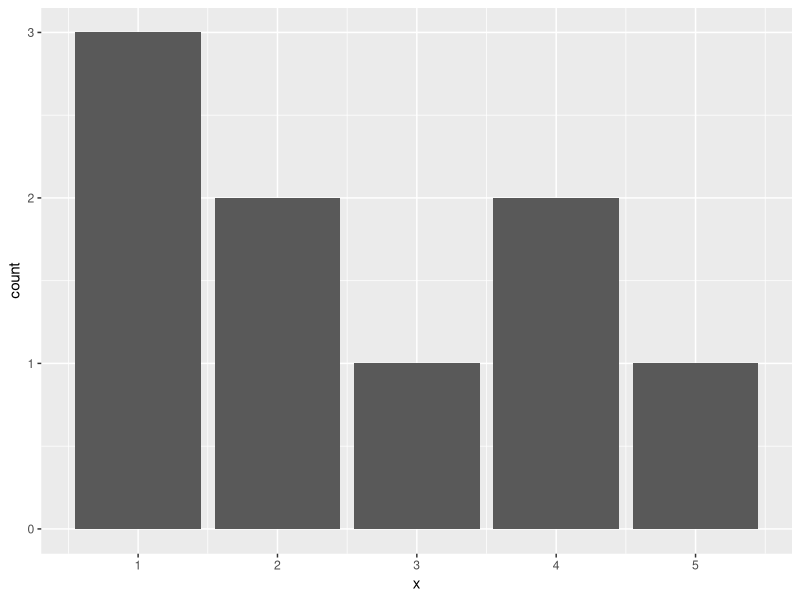

Source code (R):
## ---- chunk 1
# Install.packages er ikke nødvendig å kjøre om du allerede har installert pakken
# install.packages("tidyverse") 
library(tidyverse)
data <- data.frame(x = c(1,1,1,2,2,3,4,4,5))
plot <- ggplot(data = data, aes(x = x)) +
  geom_bar()

ggsave(filename = "./bilder/tidyplot1.jpg")
